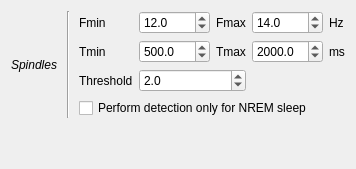
                        <widget class="QWidget" name="_spin_page">
                         <layout class="QVBoxLayout" name="verticalLayout_19">
                          <item>
                           <layout class="QGridLayout" name="gridLayout_18">
                            <property name="topMargin">
                             <number>0</number>
                            </property>
                            <item row="2" column="2">
                             <widget class="QLabel" name="label_40">
                              <property name="text">
                               <string>Threshold</string>
                              </property>
                             </widget>
                            </item>
                            <item row="1" column="3">
                             <widget class="QDoubleSpinBox" name="_ToolSpinTmin">
                              <property name="toolTip">
                               <string>&lt;html&gt;&lt;head/&gt;&lt;body&gt;&lt;p&gt;Minimum spindle's duration&lt;/p&gt;&lt;/body&gt;&lt;/html&gt;</string>
                              </property>
                              <property name="decimals">
                               <number>1</number>
                              </property>
                              <property name="maximum">
                               <double>10000.000000000000000</double>
                              </property>
                              <property name="value">
                               <double>500.000000000000000</double>
                              </property>
                             </widget>
                            </item>
                            <item row="1" column="6">
                             <widget class="QLabel" name="label_37">
                              <property name="text">
                               <string>ms</string>
                              </property>
                             </widget>
                            </item>
                            <item row="3" column="2" colspan="5">
                             <widget class="QCheckBox" name="_ToolSpinRemOnly">
                              <property name="text">
                               <string>Perform detection only for NREM sleep</string>
                              </property>
                             </widget>
                            </item>
                            <item row="0" column="3">
                             <widget class="QDoubleSpinBox" name="_ToolSpinFmin">
                              <property name="toolTip">
                               <string>High-pass cutoff frequency</string>
                              </property>
                              <property name="decimals">
                               <number>1</number>
                              </property>
                              <property name="maximum">
                               <double>200.000000000000000</double>
                              </property>
                              <property name="value">
                               <double>12.000000000000000</double>
                              </property>
                             </widget>
                            </item>
                            <item row="0" column="1" rowspan="4">
                             <widget class="Line" name="line_5">
                              <property name="minimumSize">
                               <size>
                                <width>10</width>
                                <height>0</height>
                               </size>
                              </property>
                              <property name="orientation">
                               <enum>Qt::Vertical</enum>
                              </property>
                             </widget>
                            </item>
                            <item row="1" column="4">
                             <widget class="QLabel" name="label_30">
                              <property name="text">
                               <string>Tmax</string>
                              </property>
                             </widget>
                            </item>
                            <item row="1" column="2">
                             <widget class="QLabel" name="label_22">
                              <property name="text">
                               <string>Tmin</string>
                              </property>
                             </widget>
                            </item>
                            <item row="0" column="2">
                             <widget class="QLabel" name="label_19">
                              <property name="text">
                               <string>Fmin</string>
                              </property>
                             </widget>
                            </item>
                            <item row="0" column="5">
                             <widget class="QDoubleSpinBox" name="_ToolSpinFmax">
                              <property name="toolTip">
                               <string>Low-pass cutoff frequency</string>
                              </property>
                              <property name="decimals">
                               <number>1</number>
                              </property>
                              <property name="maximum">
                               <double>200.000000000000000</double>
                              </property>
                              <property name="value">
                               <double>14.000000000000000</double>
                              </property>
                             </widget>
                            </item>
                            <item row="0" column="6">
                             <widget class="QLabel" name="label_21">
                              <property name="text">
                               <string>Hz</string>
                              </property>
                             </widget>
                            </item>
                            <item row="0" column="0" rowspan="4">
                             <widget class="QLabel" name="label_52">
                              <property name="font">
                               <font>
                                <italic>true</italic>
                               </font>
                              </property>
                              <property name="layoutDirection">
                               <enum>Qt::LeftToRight</enum>
                              </property>
                              <property name="text">
                               <string>Spindles</string>
                              </property>
                             </widget>
                            </item>
                            <item row="1" column="5">
                             <widget class="QDoubleSpinBox" name="_ToolSpinTmax">
                              <property name="toolTip">
                               <string>&lt;html&gt;&lt;head/&gt;&lt;body&gt;&lt;p&gt;Maximum spindle's duration&lt;/p&gt;&lt;/body&gt;&lt;/html&gt;</string>
                              </property>
                              <property name="decimals">
                               <number>1</number>
                              </property>
                              <property name="maximum">
                               <double>10000.000000000000000</double>
                              </property>
                              <property name="value">
                               <double>2000.000000000000000</double>
                              </property>
                             </widget>
                            </item>
                            <item row="0" column="4">
                             <widget class="QLabel" name="label_20">
                              <property name="text">
                               <string>Fmax</string>
                              </property>
                             </widget>
                            </item>
                            <item row="2" column="3" colspan="2">
                             <widget class="QDoubleSpinBox" name="_ToolSpinTh">
                              <property name="toolTip">
                               <string>&lt;html&gt;&lt;head/&gt;&lt;body&gt;&lt;p&gt;Look for signals having an amplitude 'Threshold' times superior to the deviation of the filtered signal amplitude&lt;/p&gt;&lt;/body&gt;&lt;/html&gt;</string>
                              </property>
                              <property name="decimals">
                               <number>1</number>
                              </property>
                              <property name="value">
                               <double>2.000000000000000</double>
                              </property>
                             </widget>
                            </item>
                           </layout>
                          </item>
                          <item>
                           <spacer name="verticalSpacer_10">
                            <property name="orientation">
                             <enum>Qt::Vertical</enum>
                            </property>
                            <property name="sizeHint" stdset="0">
                             <size>
                              <width>20</width>
                              <height>40</height>
                             </size>
                            </property>
                           </spacer>
                          </item>
                         </layout>
                        </widget>
